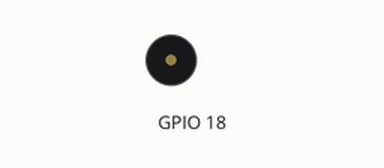
Simulated run of this program. Board: Raspberry Pi (BCM pin numbers). On the bench: buzzer (waves = sounding).

Above: at 2.0 s.
At 9.0 s:
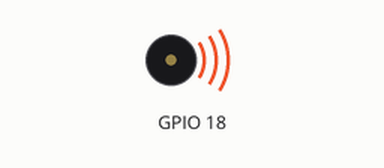
Timing chart, 0 to 10.4 s (numbered marks = the images above):
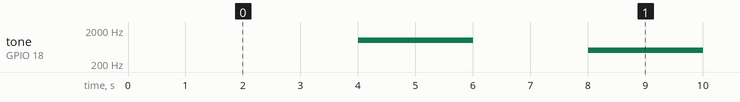

The program:

10.buzzer.py
```python
import pigpio
import time

pi = pigpio.pi()

buzzer = 18  # pin 12 in BOARD mode

try:
    while True:
        pi.hardware_PWM(buzzer, 500, 500000)
        time.sleep(2)
        pi.hardware_PWM(buzzer, 0, 0)
        time.sleep(2)

        pi.hardware_PWM(buzzer, 1000, 500000)
        time.sleep(2)
        pi.hardware_PWM(buzzer, 0, 0)
        time.sleep(2)
except KeyboardInterrupt:
    pass
finally:
    pi.hardware_PWM(buzzer, 0, 0)
    pi.stop()
```

Measured:
- by itself, tone on GPIO 18: repeats every 8.0 s: silent 2.0 s, 500 Hz 2.0 s, silent 2.0 s, 1000 Hz 2.0 s
